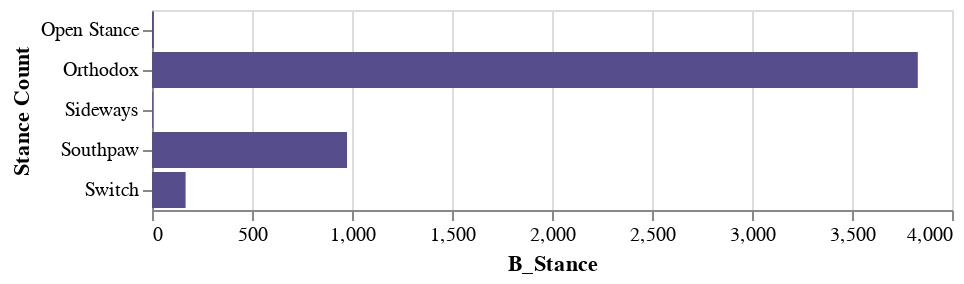

Notebook cell for this chart:
### Code cell
# Looking at stance counts for colum B_Stance

stanceB = pd.DataFrame(df['B_Stance'].value_counts())
stanceB['Stance Count'] = stanceB.index

alt.Chart(stanceB).mark_bar(
    color="#564d8d"
).encode(
    y='Stance Count',
    x='B_Stance'
)

### Figure 1 — Vega-Lite specification as saved in the notebook (floating-point values rounded to 4 significant figures)
{"config": {"view": {"continuousWidth": 400, "continuousHeight": 300}}, "data": {"name": "data-65fa29620e86615fad57c7c9214a5269"}, "mark": {"type": "bar", "color": "#564d8d"}, "encoding": {"x": {"type": "quantitative", "field": "B_Stance"}, "y": {"type": "nominal", "field": "Stance Count"}}, "$schema": "https://vega.github.io/schema/vega-lite/v4.0.2.json", "datasets": {"data-65fa29620e86615fad57c7c9214a5269": [{"B_Stance": 3829, "Stance Count": "Orthodox"}, {"B_Stance": 975, "Stance Count": "Southpaw"}, {"B_Stance": 168, "Stance Count": "Switch"}, {"B_Stance": 9, "Stance Count": "Open Stance"}, {"B_Stance": 4, "Stance Count": "Sideways"}]}}
